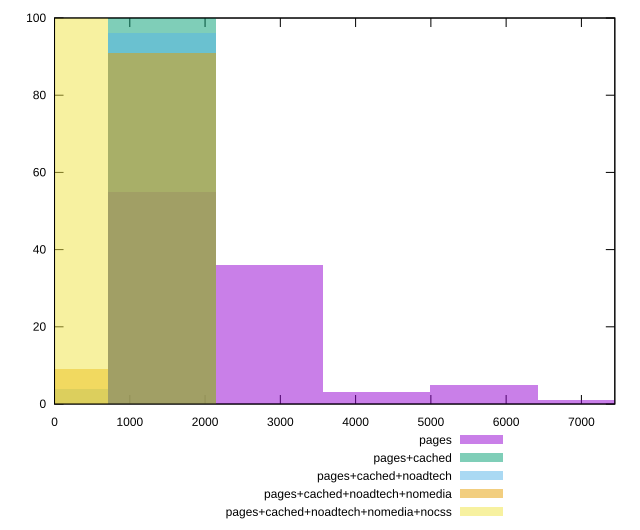

Write gnuplot code to recreate this figure.
reset

$pages <<EOF
1426.6402577681379 55
2853.2805155362757 36
5706.5610310725515 5
7133.20128884069 1
4279.920773304413 3
EOF

$pagesCached <<EOF
1426.6402577681379 100
EOF

$pagesCachedNoadtech <<EOF
1426.6402577681379 96
0 4
EOF

$pagesCachedNoadtechNomedia <<EOF
1426.6402577681379 91
0 9
EOF

$pagesCachedNoadtechNomediaNocss <<EOF
0 100
EOF

set key outside below
set boxwidth 1426.6402577681379
set xrange [0:7444]
set yrange [0:100]
set trange [0:100]
set style fill transparent solid 0.5 noborder
set terminal svg size 640, 530 enhanced background rgb 'white'
set output "report_00021_2021-02-20T09:16:39.615Z/render-blocking-resources/comparison/histogram/all_raw.svg"

plot $pages title "pages" with boxes, \
     $pagesCached title "pages+cached" with boxes, \
     $pagesCachedNoadtech title "pages+cached+noadtech" with boxes, \
     $pagesCachedNoadtechNomedia title "pages+cached+noadtech+nomedia" with boxes, \
     $pagesCachedNoadtechNomediaNocss title "pages+cached+noadtech+nomedia+nocss" with boxes

reset
